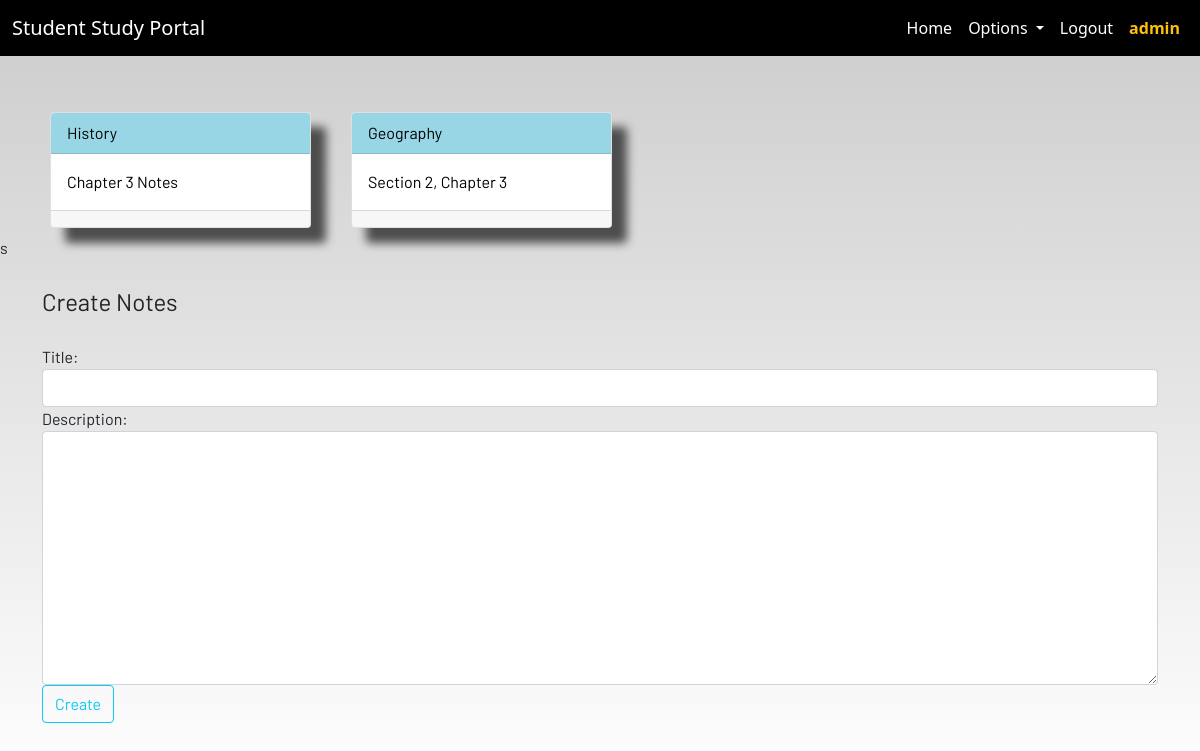
Screenshot of /notes/ (signed in) with the database file from the repository.
### dashboard/models.py (models this page shows, shortened)
class Notes(models.Model):
    user = models.ForeignKey(User, on_delete=models.CASCADE)
    title = models.CharField(max_length = 200)
    description = models.TextField()
    class Meta:
        verbose_name = "notes"
        verbose_name_plural = "notes"

### dashboard/views.py (the view)
# urls.py: path("notes/",views.notes, name = "notes"),
@login_required
def notes(request):
    if request.method == "POST":
        form = NotesForm(request.POST)
        if form.is_valid:
            title = request.POST["title"]
            description = request.POST["description"]
            notes = Notes(user = request.user, title = title, description = description)
            notes.save()
            messages.success(request, f"Notes from {request.user.username} is added Successfully")
    else:
        form = NotesForm()
    notes = Notes.objects.filter(user = request.user)
    context = {
        "notes":notes,
        "forms":form
    }
    return render(request, "dashboard/notes.html", context)

### dashboard/forms.py
class NotesForm(forms.ModelForm):
    class Meta:
        model = Notes
        fields = ["title", "description"]
        widgets = {"title":forms.TextInput(attrs = {"class":"form-control"}),
        "description":forms.Textarea(attrs = {"class":"form-control"})}

### dashboard/templates/dashboard/notes.html (shortened to what this page needs)
{% extends 'dashboard/base.html' %}
{% load static %}
{% block content %}
<div class="container">
    <div class="row">
        {% for i in notes%}
        <div class="col-md-3 mx-2 my-2">
            <a href="/notes_detail/{{i.id}}">
                <div class="card">
                    <div class="card-header">{{i.title}}</div>
                    <div class="card-body">{{i.description|slice:"0:100"}}</div>
                    <div class="card-footer mt-auto  ">
                    </div>
                </div>
            </a>
        </div>
        {% endfor%}
        <br><br>
    </div>
</div>s
<br><br>
<div class="container">
    <form action = "" method="POST">
        <fieldset class="form-group">
            <legend class="border-bottom mb-4">Create Notes</legend>
        </fieldset>
        {% for i in forms %}
        <div class = "form-group">
            {{i.label_tag}}{{i}}<small class = "text-danger">{{i.errors|striptags}}</small>
        </div>
        {% endfor %}
        <button href="" class="btn btn-outline-info" type="submit">Create</button>
    </form>
</div>
{% endblock content %}

### dashboard/templates/dashboard/base.html (shortened to what this page needs)
<!DOCTYPE html>
{% load static %}
<html lang="en">
<head>
  <link href="https://cdn.jsdelivr.net/npm/bootstrap@5.1.0/dist/css/bootstrap.min.css" rel="stylesheet">
  <link rel="stylesheet" href="{% static 'dashboard/css/main.css' %}" />
</head>
<body>
  <header>
    <nav class="navbar navbar-expand-lg navbar-dark bg-dark">
      <div class="container-fluid">
        <a class="navbar-brand" href="/">Student Study Portal</a>
        <div class="collapse navbar-collapse justify-content-end" id="navbarSupportedContent">
          <ul class="navbar-nav mb-2 mb-lg-0">
            <li class="nav-item">
              <a class="nav-link active" aria-current="page" href="/">Home</a>
            </li>
            {% if request.user.is_authenticated %}
            <li class="nav-item dropdown">
              <a class="nav-link dropdown-toggle active" href="#" id="navbarDropdown" role="button" data-toggle="dropdown"
                aria-haspopup="true" aria-expanded="false">
                Options
              </a>
            </li>
            <li class="nav-item">
              <a class="nav-link active" href="/logout/">Logout</a>
            </li>
            <li class="nav-item fw-bold">
              <a class="nav-link active text-warning" style = "font-weight:600;" aria-current="page" href="">{{request.user}}</a>
            </li>
            {%  endif %}
          </ul>
        </div>
      </div>
    </nav>
  </header>
  <br /><br />
  <main>
    {% block content %}
    {% endblock content %}
  </main>
</body>
</html>

### dashboard/static/dashboard/css/main.css (style rules this page uses)
html { scroll-behavior: smooth; height: 100%; width: 100%; }
main { font-family: Barlow, Quicksand, Rubik, sans-serif, serif, 'Times New Roman', Times, serif !important; }
.navbar { background-color: rgb(0, 0, 0) !important; }
.card { box-shadow: 15px 15px 10px rgb(78, 77, 77); }
a { text-decoration: none !important; color: black; }
.card-header { color: black !important; background: rgb(152, 214, 230) !important; transition: 0.3s ease-in; }
html, body { max-width: 100%; overflow-x: hidden; height: 100%; width: 100%; }
body { background: linear-gradient(rgba(0, 0, 0, 0.2), rgba(255, 255, 255, 0.5)); overflow-x: hidden; background-repeat: no-repeat; }
.card-header { background-color: rgb(133, 204, 231); }
.col-md-3 .card { width: 100%; height: 100%; }

### rows the page displays
Notes: title "History", description "Chapter 3 Notes"
Notes: title "Geography", description "Section 2, Chapter 3"

### other values shown
{{ request.user }} "admin"
{{ i.label_tag }} "Title:" "Description:"
